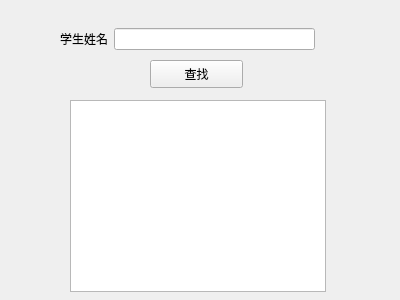
<?xml version="1.0" encoding="UTF-8"?>
<ui version="4.0">
 <class>findscore</class>
 <widget class="QWidget" name="findscore">
  <property name="geometry">
   <rect>
    <x>0</x>
    <y>0</y>
    <width>400</width>
    <height>300</height>
   </rect>
  </property>
  <property name="windowTitle">
   <string>Form</string>
  </property>
  <widget class="QWidget" name="widget" native="true">
   <property name="geometry">
    <rect>
     <x>60</x>
     <y>20</y>
     <width>255</width>
     <height>39</height>
    </rect>
   </property>
   <property name="sizePolicy">
    <sizepolicy hsizetype="Fixed" vsizetype="Fixed">
     <horstretch>0</horstretch>
     <verstretch>0</verstretch>
    </sizepolicy>
   </property>
   <layout class="QGridLayout" name="gridLayout">
    <item row="0" column="0">
     <widget class="QLabel" name="label">
      <property name="text">
       <string>学生姓名</string>
      </property>
     </widget>
    </item>
    <item row="0" column="1">
     <widget class="QLineEdit" name="lineEdit"/>
    </item>
   </layout>
  </widget>
  <widget class="QPushButton" name="pushButton">
   <property name="geometry">
    <rect>
     <x>150</x>
     <y>60</y>
     <width>93</width>
     <height>28</height>
    </rect>
   </property>
   <property name="text">
    <string>查找</string>
   </property>
  </widget>
  <widget class="QTableWidget" name="tableWidget">
   <property name="geometry">
    <rect>
     <x>70</x>
     <y>100</y>
     <width>256</width>
     <height>192</height>
    </rect>
   </property>
  </widget>
 </widget>
 <resources/>
 <connections/>
</ui>
